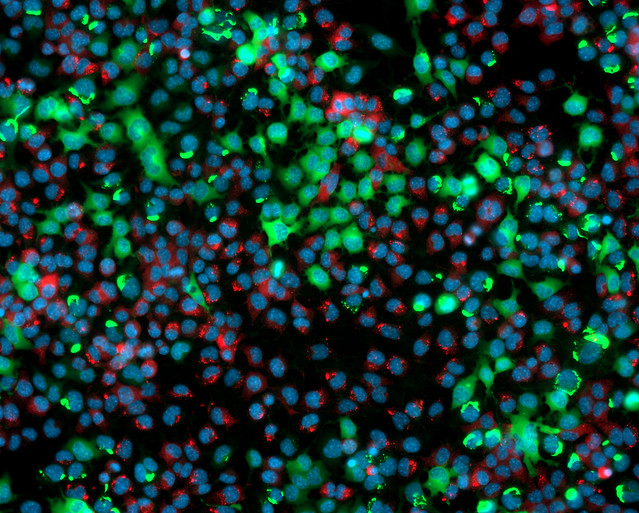
#> input picture 1. Python Beginners/test_image.jpg, 639 x 513 px
$ jupyter execute '1.Example of Edge detection.ipynb'
#> lines starting #> are read from the running program, lines starting #| are printed output that depends on the picture
[cell 1]
import cv2
from skimage.filters import sobel
from matplotlib import pyplot as plt

[cell 2]
img = cv2.imread("test_image.jpg",0)
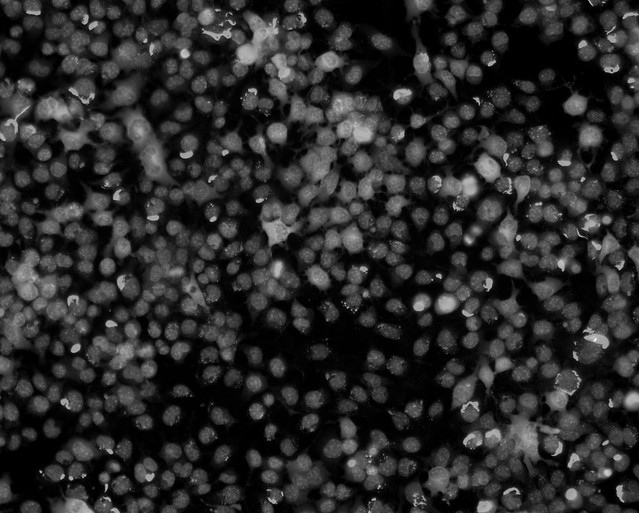
#> img: shape (513, 639); min 0, max 255, mean 42.3
img2 = sobel(img)
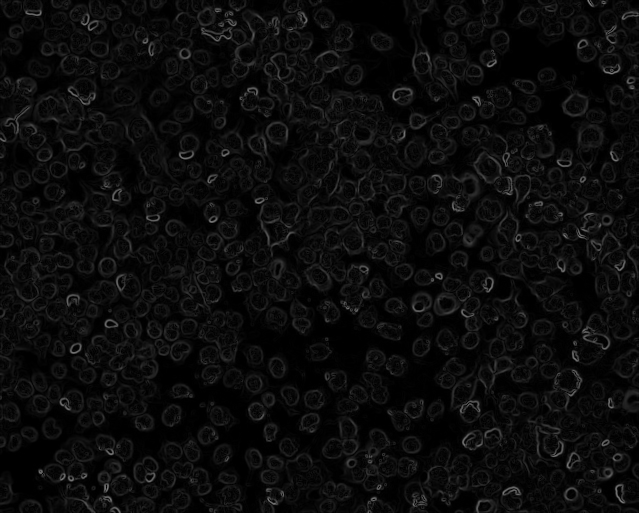
#> img2: shape (513, 639) float64; min 0, max 0.503, mean 0.0469

[cell 3]
plt.figure()
plt.imshow(img)

plt.figure()
plt.imshow(img2)
print(img.shape)
#| (513, 639)

[cell 4]
print(img)
#> (printed output is left out)

$ run again, with 1. Python Beginners/rotated.jpg copied over 1. Python Beginners/test_image.jpg
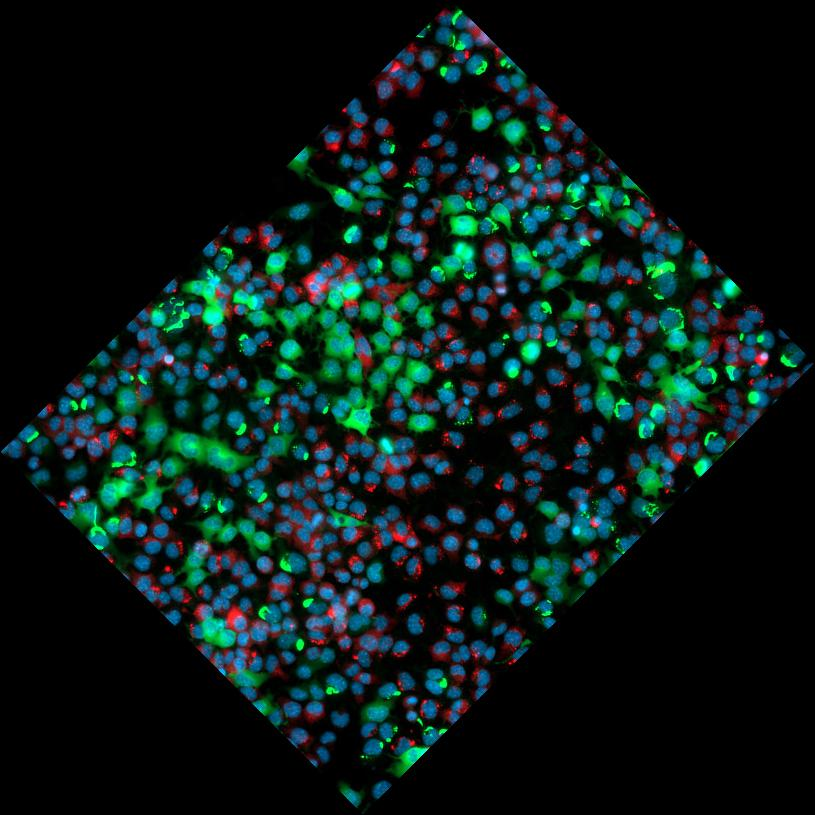
#> input picture 1. Python Beginners/rotated.jpg, 815 x 815 px
#> `img = cv2.imread("test_image.jpg",0)`:
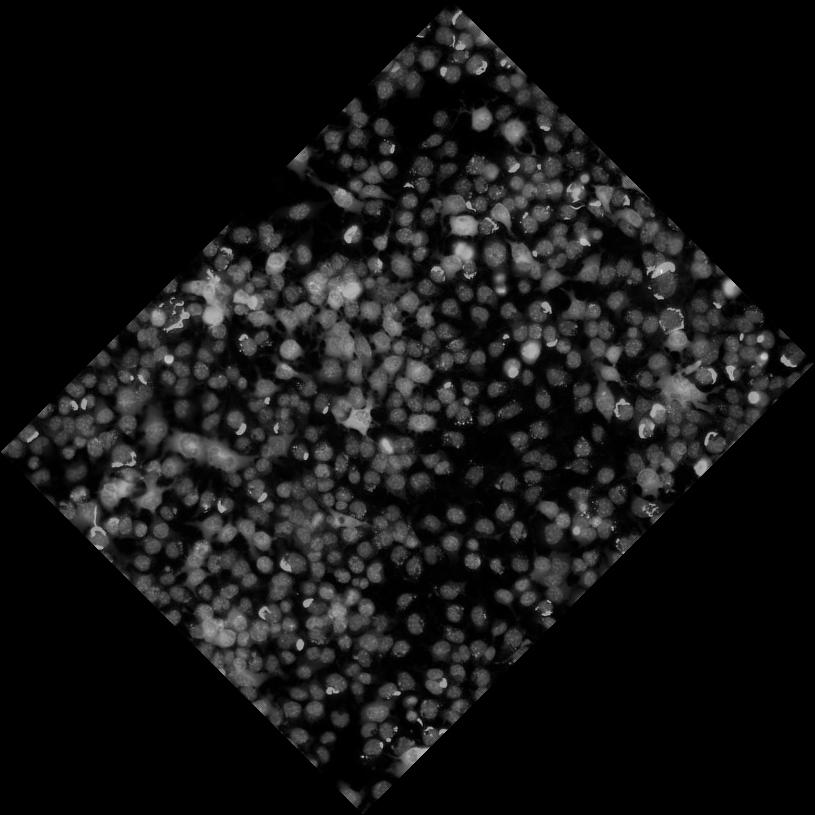
#> img: shape (815, 815); min 0, max 245, mean 21.1
#> `img2 = sobel(img)`:
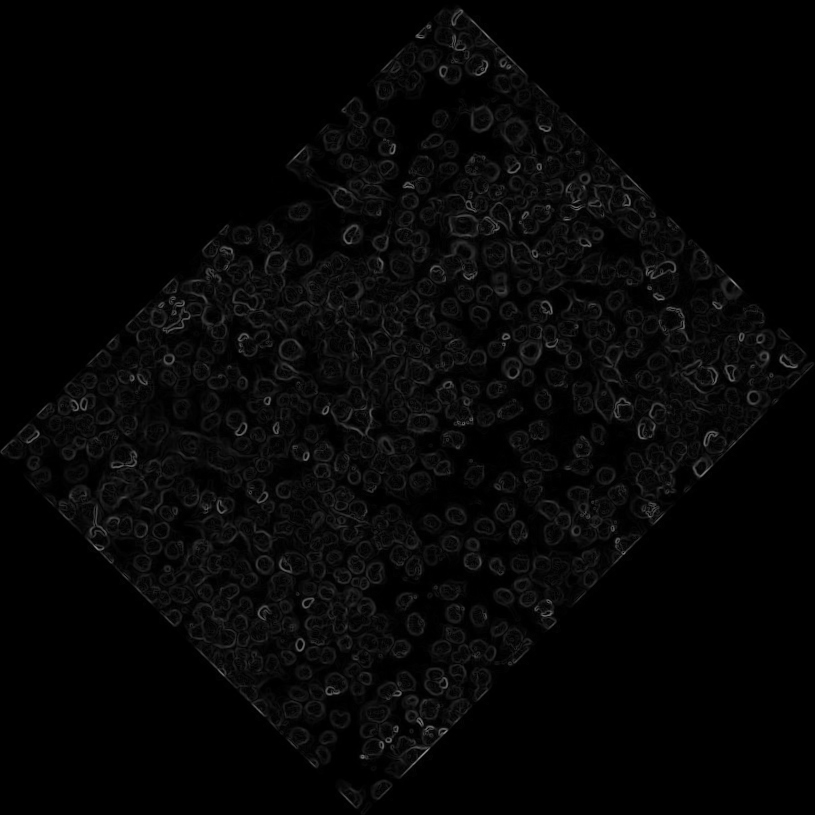
#> img2: shape (815, 815) float64; min 0, max 0.522, mean 0.0237
#| (815, 815)
#> (printed output is left out)
